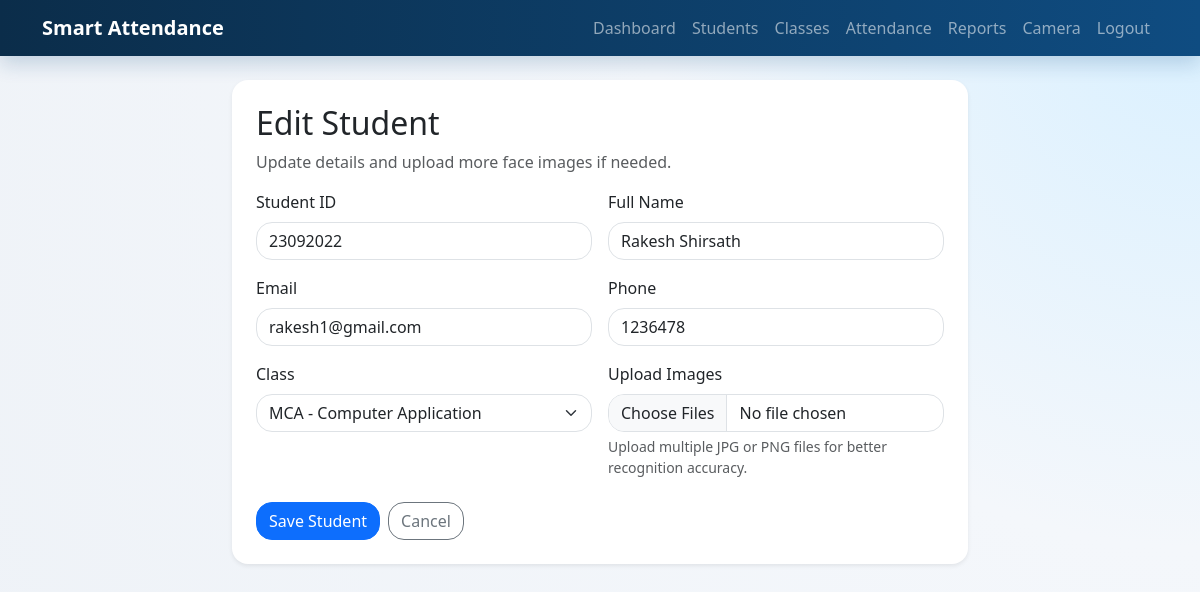
The page /students/3/edit (signed in) on the database its author committed.
### app/models.py (models this page shows)
class Student(db.Model):
    __tablename__ = "students"
    id = db.Column(db.Integer, primary_key=True)
    student_id = db.Column(db.String(50), unique=True, nullable=False)
    full_name = db.Column(db.String(150), nullable=False)
    email = db.Column(db.String(120), unique=True, nullable=False)
    phone = db.Column(db.String(20), nullable=False)
    class_id = db.Column(db.Integer, db.ForeignKey("classrooms.id"), nullable=False)
    image_folder = db.Column(db.String(255), nullable=True)
    created_at = db.Column(db.DateTime, default=datetime.utcnow, nullable=False)
    classroom = db.relationship("ClassRoom", back_populates="students")
    face_encodings = db.relationship(
        "FaceEncoding", back_populates="student", cascade="all, delete-orphan"
    )
    attendance_records = db.relationship(
        "Attendance", back_populates="student", cascade="all, delete-orphan"
    )

### app/routes.py (the view, shortened to what this page needs)
@main_bp.route("/students/<int:student_id>/edit", methods=["GET", "POST"])
@login_required
def edit_student(student_id: int):
    student = Student.query.get_or_404(student_id)
    form = StudentForm(obj=student)
    form.class_id.choices = [(c.id, c.display_name) for c in ClassRoom.query.all()]
    return render_template("edit_student.html", form=form, student=student)

### app/forms.py
class StudentForm(FlaskForm):
    student_id = StringField("Student ID", validators=[DataRequired(), Length(max=50)])
    full_name = StringField("Full Name", validators=[DataRequired(), Length(max=150)])
    email = EmailField("Email", validators=[DataRequired(), Email(), Length(max=120)])
    phone = StringField("Phone", validators=[DataRequired(), Length(max=20)])
    class_id = SelectField("Class", coerce=int, validators=[DataRequired()])
    images = MultipleFileField(
        "Upload Images",
        validators=[FileAllowed(["jpg", "jpeg", "png"], "Only image files are allowed.")],
    )
    submit = SubmitField("Save Student")

### app/auth.py (called while the page is built)
def login_required(view):
    @wraps(view)
    def wrapped_view(**kwargs):
        if g.admin is None:
            return redirect(url_for("auth.login", next=request.url))
        return view(**kwargs)
    return wrapped_view

@auth_bp.before_app_request
def load_logged_in_admin() -> None:
    admin_id = session.get("admin_id")
    g.admin = Admin.query.get(admin_id) if admin_id else None

### app/models.py (called while the page is built)
    @property
    def display_name(self) -> str:
        return f"{self.class_name} - {self.section}"

### app/templates/edit_student.html (shortened to what this page needs)
{% extends "base.html" %}
{% block content %}
<div class="row justify-content-center">
    <div class="col-lg-8">
        <div class="card border-0 shadow-sm rounded-4">
            <div class="card-body p-4">
                <h2 class="mb-2">Edit Student</h2>
                <p class="text-muted">Update details and upload more face images if needed.</p>
                {% include "_student_form.html" %}
            </div>
        </div>
    </div>
</div>
{% endblock %}

### app/templates/_student_form.html (shortened to what this page needs)
<form method="POST" enctype="multipart/form-data">
    <div class="row g-3">
        <div class="col-md-6">
            {{ form.student_id.label(class="form-label") }}
            {{ form.student_id(class="form-control") }}
        </div>
        <div class="col-md-6">
            {{ form.full_name.label(class="form-label") }}
            {{ form.full_name(class="form-control") }}
        </div>
        <div class="col-md-6">
            {{ form.email.label(class="form-label") }}
            {{ form.email(class="form-control") }}
        </div>
        <div class="col-md-6">
            {{ form.phone.label(class="form-label") }}
            {{ form.phone(class="form-control") }}
        </div>
        <div class="col-md-6">
            {{ form.class_id.label(class="form-label") }}
            {{ form.class_id(class="form-select") }}
        </div>
        <div class="col-md-6">
            {{ form.images.label(class="form-label") }}
            {{ form.images(class="form-control", multiple=true) }}
            <div class="form-text">Upload multiple JPG or PNG files for better recognition accuracy.</div>
        </div>
    </div>
    <div class="mt-4 d-flex gap-2">
        {{ form.submit(class="btn btn-primary") }}
        <a href="{{ url_for('main.students') }}" class="btn btn-outline-secondary">Cancel</a>
    </div>
</form>

### app/static/css/style.css (style rules this page uses)
:root { --bg: #f4f7fb; --ink: #162033; --muted: #697386; --brand: #0f4c81; --brand-soft: #dceeff; --card-shadow: 0 14px 40px rgba(22, 32, 51, 0.08); }
body { background: radial-gradient(circle at top right, #d9f0ff 0%, #f4f7fb 38%, #eef2f7 100%); color: var(--ink); min-height: 100vh; }
.card, .table, .form-control, .form-select, .btn { border-radius: 1rem !important; }

### rows shown on the page
Student: student_id "23092022", full_name "Rakesh Shirsath", email "rakesh1@gmail.com", phone "1236478", class_id "MCA - Computer Application"
